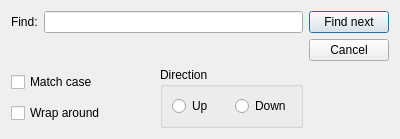
<?xml version="1.0" encoding="UTF-8"?>
<ui version="4.0">
 <class>Find</class>
 <widget class="QDialog" name="Find">
  <property name="windowModality">
   <enum>Qt::WindowModal</enum>
  </property>
  <property name="geometry">
   <rect>
    <x>0</x>
    <y>0</y>
    <width>400</width>
    <height>128</height>
   </rect>
  </property>
  <property name="sizePolicy">
   <sizepolicy hsizetype="Preferred" vsizetype="Preferred">
    <horstretch>0</horstretch>
    <verstretch>0</verstretch>
   </sizepolicy>
  </property>
  <property name="windowTitle">
   <string>Find…</string>
  </property>
  <layout class="QGridLayout" name="gridLayout">
   <item row="0" column="2">
    <widget class="QPushButton" name="find_button">
     <property name="text">
      <string>Find next</string>
     </property>
    </widget>
   </item>
   <item row="2" column="2">
    <widget class="QPushButton" name="cancel_button">
     <property name="text">
      <string>Cancel</string>
     </property>
    </widget>
   </item>
   <item row="3" column="0">
    <layout class="QHBoxLayout" name="checks_and_radios_layout">
     <item>
      <layout class="QVBoxLayout" name="checkbox_layout">
       <item>
        <widget class="QCheckBox" name="match_case_checkbox">
         <property name="text">
          <string>Match case</string>
         </property>
        </widget>
       </item>
       <item>
        <widget class="QCheckBox" name="wrap_around_checkbox">
         <property name="text">
          <string>Wrap around</string>
         </property>
        </widget>
       </item>
      </layout>
     </item>
     <item>
      <widget class="QGroupBox" name="groupBox">
       <property name="title">
        <string>Direction</string>
       </property>
       <layout class="QHBoxLayout" name="horizontalLayout_4">
        <item>
         <widget class="QRadioButton" name="up_radio">
          <property name="text">
           <string>Up</string>
          </property>
         </widget>
        </item>
        <item>
         <widget class="QRadioButton" name="down_radio">
          <property name="text">
           <string>Down</string>
          </property>
         </widget>
        </item>
       </layout>
      </widget>
     </item>
    </layout>
   </item>
   <item row="0" column="0">
    <layout class="QHBoxLayout" name="find_text_layout">
     <item>
      <widget class="QLabel" name="find_label">
       <property name="sizePolicy">
        <sizepolicy hsizetype="Preferred" vsizetype="Preferred">
         <horstretch>0</horstretch>
         <verstretch>0</verstretch>
        </sizepolicy>
       </property>
       <property name="text">
        <string>Find:</string>
       </property>
      </widget>
     </item>
     <item>
      <widget class="QLineEdit" name="find_line_edit"/>
     </item>
    </layout>
   </item>
  </layout>
 </widget>
 <resources/>
 <connections/>
</ui>
